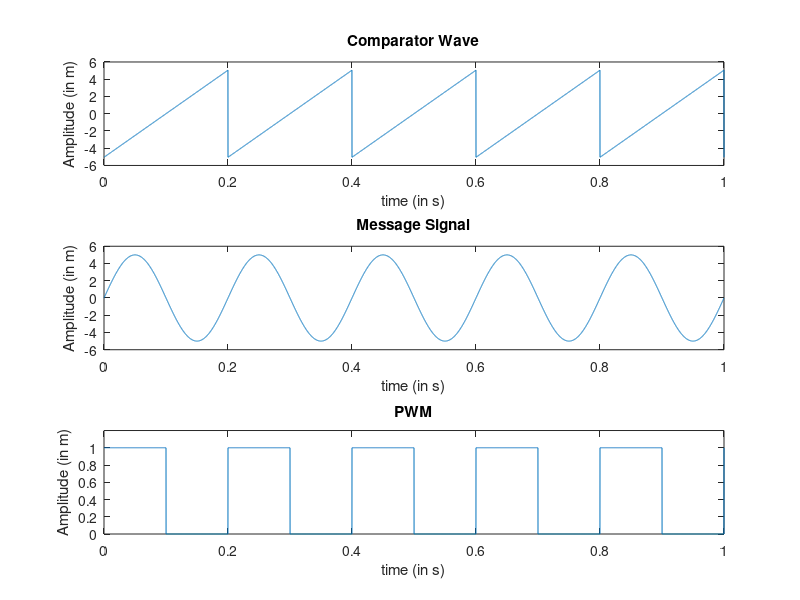

Reproduce this figure in MATLAB.
clc;
clear all;
close all;

fs=input('Comparator Sawtooth frequency (in Hz):');
fm=input('Message frequency (in Hz):');
a=input('Enter Amplitude of Message (in m):');
t=0:0.0001:1;
stooth=1.01*a.*sawtooth(2*pi*fs*t);
subplot(3,1,1);
plot(t,stooth);
title('Comparator Wave');
ylabel('Amplitude (in m)');
xlabel('time (in s)');
msg=a.*sin(2*pi*fm*t);
subplot(3,1,2);
plot(t,msg);
title('Message Signal');
ylabel('Amplitude (in m)');
xlabel('time (in s)');
for i=1:length(stooth)
if (msg(i)>=stooth(i))
    pwm(i)=1;
else
    pwm(i)=0;
end
end

subplot(3,1,3);
plot(t,pwm);
title('PWM');
ylabel('Amplitude (in m)')
xlabel('time (in s)');
axis([0 1 0 1.2]);

